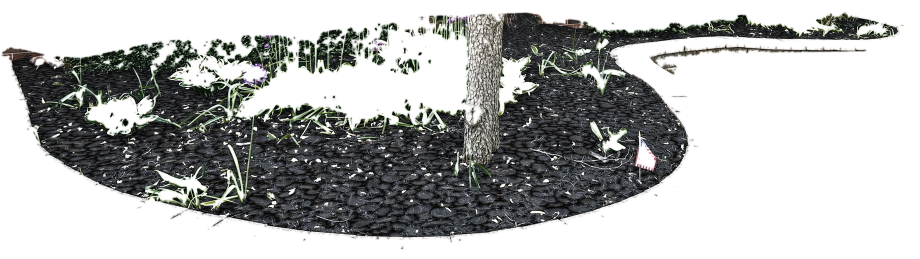
#> input picture src/assets/panel/bed-black.png, 1840 x 517 px, found by its file name (shown at 1/2 size)
$ python -i photos.py   (imports and definitions only)
#> lines starting #> are read from the running program, lines starting #| are printed output that depends on the picture
"""Build the site's photo sources from the originals in _source.

Three kinds of picture, kept apart on purpose (see src/data/photos.ts):
  real    Jake's own job photos and stills from his own reels.
  relit   a real job photo relit for evening with an image model. Same house, same beds.
  ai      made from a prompt, for a service with no job photo yet. Always captioned as an illustration.

  design  a design rendering Jake made from a photo of a client's yard, or one recomposed
          from his rendering. Always captioned as a design rendering, never as a finished job.

Output: src/assets/photos/<id>.jpg, EXIF-rotated, cropped where noted, long side capped.
Real photos get photokit.grade(): light and color only, as Jake asked on 2026-11-02 ("the
colors are dull"). Astro makes the AVIF/WebP sizes at build time. Originals are not committed.
Crops are fractions (left, top, right, bottom) of the rotated original.
"""
from pathlib import Path
import numpy as np
from PIL import Image, ImageFilter, ImageOps
from photokit import align, grade

ROOT = Path(__file__).resolve().parent.parent
S = ROOT / "_source"
OUT = ROOT / "src" / "assets" / "photos"
MAX = 2000
I = "imsg-jpg/"
W = "wp-jpg/"
P = "wp/"

REAL = {
    # design and renovation
    "maple-modern": (W + "FullSizeRender.jpg", None),
    "maple-rock-bed": (W + "IMG_3275.jpg", (0, 0.12, 1, 1)),
    "maple-court": (P + "IMG_3281-scaled.jpg", None),
    "curve-brick-bed": (W + "FullSizeRender-2.jpg", None),
    "curve-fall": (P + "IMG_5662-scaled.jpg", None),
    "colonial-fall": (P + "IMG_5649-scaled.jpg", None),
    "urn-bed": (I + "2025-06-17_IMG_8238.jpg", None),
    "patio-bed": (I + "2025-09-25_IMG_8341.jpg", None),
    "tudor-planting": (I + "2025-09-25_IMG_9308.jpg", None),
    "grand-brick": (P + "IMG_0492-scaled.jpeg", None),
    "stone-manor": (P + "IMG_3402-scaled.jpeg", (0, 0.1, 1, 1)),
    "island-bed": (I + "2025-06-17_IMG_8237.jpg", (0, 0.2, 1, 1)),
    "pergola-deck": (P + "IMG_3757-scaled.jpeg", None),
    "shade-lawn": (W + "IMG_5239.jpg", None),
    "fall-colonial": (I + "2025-09-25_IMG_9256.jpg", None),
    # stone, edging, walls
    "weeping-border": (I + "2025-06-17_IMG_8288.jpg", None),
    "ranch-stone-bed": (I + "2025-09-25_IMG_9386.jpg", None),
    "rock-bed-hydrangea": (I + "2025-05-22_IMG_7829.jpg", None),
    "hosta-bed": (I + "2025-05-22_IMG_7881.jpg", (0, 0.32, 1, 1)),
    "limestone-bed": (W + "IMG_4929-2.jpg", (0, 0.1, 1, 1)),
    "black-stone-kidney": (P + "IMG_5368-scaled.jpg", (0, 0.1, 1, 1)),
    "slate-sidewalk": (W + "IMG_3533.jpg", None),
    "thrift-boulder": (P + "374C3E11-7ECB-47D0-AFFE-EDE9F6AEEFE5_1_102_a.jpeg", None),
    "paver-walk": (I + "2025-05-29_IMG_8053.jpg", None),
    "flagstone-side": (I + "2025-11-19_IMG_3510.jpg", None),
    # two walks Jake finished and texted on 2026-11-10; the side yard is cropped short of the trash bins
    "flagstone-walk": ("jake-1110/IMG_4260.jpg", (0, 0.08, 0.765, 1)),
    "curved-walk": ("jake-1110/IMG_4268.jpg", None),
    "flagstone-hydrangea": ("reel/r05.jpg", (0, 0.1, 1, 0.92)),
    "steppers-lawn": ("reel/r13.jpg", (0, 0.1, 1, 0.92)),
    "river-rock-beds": ("reel/r10.jpg", (0, 0.1, 1, 0.95)),
    # hedges
    "hedge-walk": (W + "IMG_4872.jpg", (0, 0, 0.825, 1)),
    "tall-hedge": (W + "IMG_0968.jpg", None),
    "pool-hedge": (W + "IMG_4932-1.jpg", (0, 0.25, 1, 1)),
    "hedge-long": (I + "2025-10-10_IMG_9481.jpg", (0.09, 0, 1, 1)),
    "hedge-curve": ("reel/r12.jpg", (0, 0.1, 1, 0.92)),
    "topiary-spiral": ("reel/r09.jpg", (0, 0.1, 1, 0.95)),
    "boxwood-front": (P + "IMG_5668-scaled.jpg", None),
    # lawns and sod
    "sod-backyard": (I + "2025-05-05_IMG_7627.jpg", None),
    "sod-colonial": (I + "2025-05-22_IMG_7767.jpg", None),
    "sod-circle": (I + "2025-10-01_IMG_9425.jpg", None),
    "grade-rake": ("reel/r07.jpg", (0, 0.12, 1, 0.92)),
    "grade-jake": ("reel/jake-rake.jpg", (0, 0.1, 1, 0.74)),
    # planting and containers
    "entry-planter": (P + "IMG_4492-scaled.jpeg", (0, 0.2, 1, 1)),
    "window-planter": (P + "IMG_4493-scaled.jpeg", None),
    "evergreen-island": (I + "2025-10-10_IMG_9489.jpg", None),
    "arborvitae-bed": ("jake-1102/IMG_3065.jpg", None),
    "colonial-dogwood": ("jake-1102/IMG_1898.jpg", None),
    "jake-bobcat": ("jake-1102/IMG_3466.jpg", None),
    "lakeside-bed": (P + "IMG_3735-scaled.jpeg", None),
    # commercial
    "commercial-palms": (P + "HD--scaled.png", (0, 0.2, 1, 1)),
    "commercial-entry": ("reel/r06.jpg", (0, 0.1, 1, 0.92)),
    "condo-evergreens": (P + "IMG_3753-scaled.jpeg", None),
    # Florida
    "florida-agave": (I + "2025-12-16_IMG_0414.jpg", None),
    "florida-hedge": (I + "2025-12-16_IMG_0418.jpg", None),
    # people and brand
    "jake-polo": ("reel/jake-polo.jpg", (0, 0.2, 0.92, 0.8)),
    "yard-sign": (P + "IMG_4682-scaled.jpeg", (0, 0.2, 1, 1)),
}

RELIT = {
    "dusk-maple": "ai/hero/dusk-maple.png",
    "dusk-curve": "ai/hero/dusk-curve.png",
    "dusk-urn": "ai/hero/dusk-urn.png",
    "dusk-patio": "ai/hero/dusk-patio.png",
    "dusk-sidewalk": "ai/hero/dusk-sidewalk.png",
    "dusk-stone": "ai/hero/dusk-stone.png",
    "dusk-grand": "ai/hero/dusk-grand.png",
    "dusk-lake": "ai/hero/dusk-lake.png",
    "dusk-column": "ai/hero/dusk-column.png",
}

# Recomposed for the home page from Jake's own rendering of a client's yard (2026-11-02).
DESIGN = {
    "hero-wide": "ai/hero2/manor-wide.png",
    "hero-tall": "ai/hero2/manor-tall.png",
    "design-willow": "ai/hero2/willow-wide.png",
}

AI = {
    "ai-design": "ai/svc/design.png",
    "ai-grading": "ai/svc/grading.png",
    "ai-mulch": "ai/svc/mulchpour.png",
    "ai-plant-removal": "ai/svc/plantout.png",
    "ai-polymeric": "ai/svc/polysand.png",
    "ai-pressure": "ai/svc/pressure.png",
    "ai-sod": "ai/svc/sodroll.png",
    "ai-steel": "ai/svc/steel.png",
    "ai-stump": "ai/svc/stump.png",
    "ai-tree": "ai/svc/tree.png",
    "ai-weeding": "ai/svc/weeding.png",
    "ai-watering": "wp/83B9E56D-4BD7-484E-A55E-F5292E3CC0F3.png",
}

# House numbers are cloned out before cropping, as fractions of the source photo.
# Each box is covered with the same-sized patch beside it (dir -1 left, 1 right,
# 2 above, -2 below, or (x, y) in box sizes for a patch further off), or with the surrounding color (dir 0, for numbers on plain painted trim),
# feathered so no edge shows. Cropping is the first choice; these are the ones a crop
# cannot reach.
CLONE = {
    "colonial-dogwood": [(0.459, 0.42, 0.472, 0.486, 0)],
    # his garage number and a vanity plate
    "jake-bobcat": [(0.78, 0.29, 0.855, 0.325, -1), (0.832, 0.452, 0.89, 0.478, 0)],
    "jake-polo": [(0.205, 0.292, 0.315, 0.335, -1)],
    "boxwood-front": [(0.392, 0.322, 0.462, 0.384, 2)],
    "black-stone-kidney": [(0.606, 0.336, 0.672, 0.392, 2)],
    "colonial-fall": [(0.296, 0.368, 0.356, 0.412, -1)],
    "weeping-border": [(0.786, 0.232, 0.838, 0.284, 2)],
    "ranch-stone-bed": [(0.682, 0.308, 0.723, 0.345, -1)],
    "shade-lawn": [(0.712, 0.544, 0.762, 0.594, 2)],
    "ba-sod-before": [(0.12, 0.3, 0.17, 0.395, 1)],
}

# How much grade each real photo gets. 1 unless listed.
GRADE = {"jake-bobcat": 0.7}

# before and after pairs: same 4:5 frame, from Jake's own reel at 2160 by 3840
PAIRS = {
    "ba-side": ("side-b", "side-a"),
    "ba-corner": ("corner-b", "corner-a"),
    "ba-foundation": ("found-b", "found-a"),
    "ba-hedge": ("hedge-b", "hedge-a"),
    "ba-sod": ("split-b", "split-a"),
}


# Jake's design renderings beside the yard photo each was made from (2026-11-02). The
# photo is warped into the rendering's frame, then both are cut to 4:3. Clone boxes are
# fractions of the rendering's frame: (box, which) with which "b", "a" or "ba".
# Left out on purpose: the yellow door entry (same house as ba-planter) and the dusk
# ranch, whose plaque carries a full street address that would not clone out cleanly.
DESIGN_PAIRS = {
    "ba-manor": ("jake-1102/IMG_1632.jpg", "jake-1102/manor-design.jpg", [((0.855, 0.452, 0.905, 0.5, 2), "ba")]),
    "ba-craftsman": ("jake-1102/IMG_2735.jpg", "jake-1102/front-design.jpg", [((0.538, 0.414, 0.586, 0.462, -2), "ba")]),
    "ba-patio": ("jake-1102/IMG_2738.jpg", "jake-1102/back-design.jpg", []),
    "ba-willow": ("jake-1102/IMG_2917.jpg", "jake-1102/willow-design.png", [((0.426, 0.472, 0.452, 0.503, -1), "b")]),
    "ba-colonial": ("jake-1102/IMG_3837.jpg", "jake-1102/colonial-design.png", [((0.405, 0.415, 0.442, 0.45, 1), "ba")]),
    "ba-terrace": ("jake-1102/IMG_3738.jpg", "jake-1102/terrace-design.png", []),
    "ba-planter": ("jake-1102/IMG_3655.jpg", "jake-1102/planter-design.png", [((0.85, 0.384, 0.902, 0.42, (0, 2.6)), "ba")]),
    "ba-border": ("jake-1102/IMG_3408.jpg", "jake-1102/border-design.png", []),
}


def clone(im, boxes):
    for l, t, r, b, way in boxes:
        w, h = im.size
        x0, y0, x1, y1 = round(l * w), round(t * h), round(r * w), round(b * h)
        bw, bh = x1 - x0, y1 - y0
        feather = max(3, round(min(bw, bh) * 0.22))
        if way == 0:
            # plain trim: the median of a ring around the box, with its own grain
            ring = np.asarray(im.crop((x0 - bw // 2, y0 - bh // 4, x1 + bw // 2, y1 + bh // 4))).reshape(-1, 3)
            med, sd = np.median(ring, axis=0), ring.std(axis=0) * 0.35
            noise = np.random.default_rng(1).normal(0, 1, (bh, bw, 1)) * sd
            patch = Image.fromarray(np.clip(med + noise, 0, 255).astype(np.uint8))
        else:
            if isinstance(way, tuple):
                dx, dy = round(way[0] * bw), round(way[1] * bh)
            else:
                dx, dy = {2: (0, -bh), -2: (0, bh)}.get(way, (way * bw, 0))
            patch = im.crop((x0 + dx, y0 + dy, x1 + dx, y1 + dy))
        mask = Image.new("L", (bw, bh), 0)
        mask.paste(255, (feather, feather, bw - feather, bh - feather))
        im.paste(patch, (x0, y0), mask.filter(ImageFilter.GaussianBlur(feather * 0.6)))
    return im


def load(name, pid=None):
#> called with name = '../src/assets/panel/bed-black.png'
    im = ImageOps.exif_transpose(Image.open(S / name)).convert("RGB")
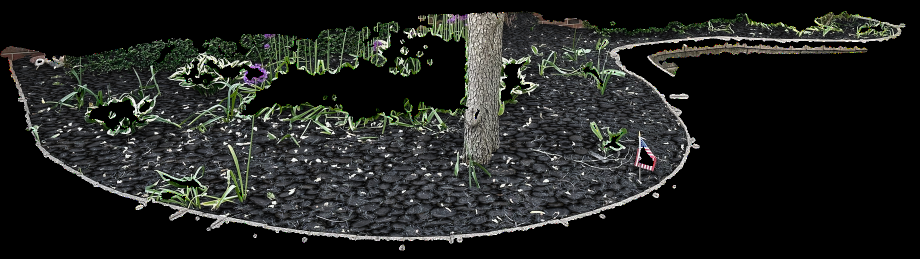
#> im: PIL image 1840x517 RGB (shown at 1/2 size); mean R, G, B 34.3, 36.1, 33.7
    return clone(im, CLONE.get(pid, []))


# [54 lines left out: functions crop_frac, cap, center_ratio, main, not called in this run]


# [3 lines not run here, left out]

>>> result = load('../src/assets/panel/bed-black.png')
